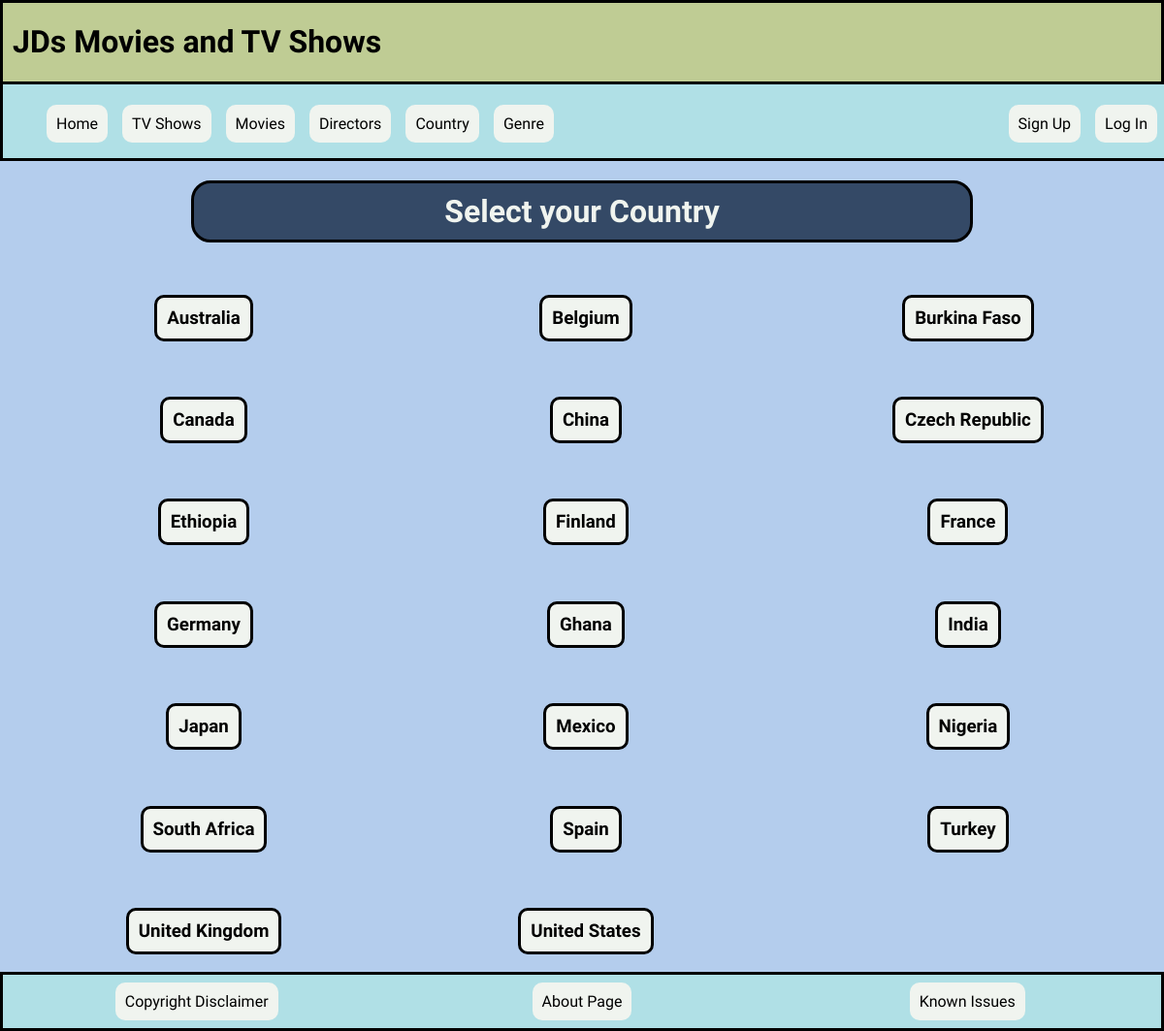
Page /Country_Select on the committed database.
### tables this page shows
CREATE TABLE Country (Country_id INTEGER PRIMARY KEY NOT NULL, Country TEXT);

### App.py (the view)
@app.route('/Country_Select')
def Country_Select():
    sql= '''SELECT Country, Country_id FROM Country
        ORDER BY Country ASC;'''
    results = query_db(sql)
    return render_template('Country_Select.html', results = results)

### App.py (called while the page is built)
def get_db():
    db = getattr(g, '_database', None)
    if db is None:
        db = g._database = sqlite3.connect(DATABASE)
    return db

@app.teardown_appcontext
def close_connection(exception):
    db = getattr(g, '_database', None)
    if db is not None:
        db.close()

def query_db(query, args=(), one=False, commit=False):
    db = get_db()
    cur = db.cursor()
    cur.execute(query, args)
    if commit:
        db.commit()
    rv =cur.fetchall()
    cur.close()
    return (rv[0] if rv else None) if one else rv

### templates/Country_Select.html
{% extends 'Header.html' %}
{% block start %}
    <h1 class="Section_Header"> Select your Country</h1>
    <div class="Selection_Options">
        {% for Country in results %}
            <a href="/Country/{{Country[1]}}">
                <div class="Selection">
                    <h3>{{Country[0]}}</h3>
                </div>
            </a>
        {% endfor %}
    </div>
{% endblock %}

### templates/Header.html (shortened to what this page needs)
<!DOCTYPE html>
<html lang="en">
<head>
    <link rel="stylesheet" href="{{url_for('static', filename='style.css')}}">
</head>
<body>
<div class="Logo">
    <h1>JDs Movies and TV Shows</h1>
</div>
<nav class="Navigation">
    <ul>
        <li class="left_nav"><a href="/">Home</a></li>
        <li class="left_nav"><a href="/TV_Shows">TV Shows</a></li>
        <li class="left_nav"><a href="/Movies">Movies</a></li>
        <li class="left_nav"><a href="/Director_Select">Directors</a></li>
        <li class="left_nav"><a href="/Country_Select">Country</a></li>
        <li class="left_nav"><a href="/Genre_Select">Genre</a></li>
        {% if not session['username'] %}
        <li class="right_nav"><a href="/Login">Log In</a></li>
        <li class="right_nav"><a href="/Sign_up">Sign Up</a></li>
        {% endif %}
    </ul>
</nav>
{% block start %}
{% endblock %}
<div class = "Footer">
    <table class="Footer_Table">
        <tr>
            <td class="Footer_Items"><a class="Footer_Link" href="/Copyright_Disclaimer">Copyright Disclaimer</a></td>
            <td class="Footer_Items"><a class="Footer_Link" href="/About">About Page</a></td>
            <td class="Footer_Items"><a class="Footer_Link" href="/Issues">Known Issues</a></td>
        </tr>
    </table>
</div>
</body>
</html>

### static/style.css (style rules this page uses)
body { margin: 0; background-color: #b4cded; font-family: "Oswald"; }
a { text-decoration: none; }
.Section_Header { border: solid; text-align: center; margin-top: 20px; padding-top: 10px; padding-bottom: 10px; width: 800px; margin-left: auto; margin-right: auto; background-color: #344966; color: #f0f4ef; border-color: black; border-radius: 20px; }
.Logo { padding-top: 0px; padding-left: 10px; padding-right: 0; padding-bottom: 0; background: #bfcc94; border: solid; border-color: black; font-family: "Oswald"; position: relative; z-index: 2; }
.Navigation { background-color: powderblue; padding-top: 5px; border: solid; border-color: rgb(0, 0, 0); border-top: none; font-family: "Cal Sans"; position: sticky; top: 0; left: 0; width: 100%; z-index: 1; }
.Navigation ul { list-style-type: none; overflow: hidden; }
.Navigation a { text-decoration: none; color: black; padding: 10px; display: block; background-color: #f0f4ef; margin-left: 5px; margin-right: 10px; border-radius: 10px; }
.Navigation li.left_nav { float: left; }
.Navigation li.right_nav { float: right; }
.Selection_Options { margin-top: 25px; margin-bottom: 50px; }
.Footer { background-color: powderblue; border: solid; padding-top: 15px; padding-bottom: 15px; margin-top: 10px; position: fixed; bottom: 0; }
.Footer_Table { text-align: center; width: 100%; height: auto; table-layout: fixed; }
.Footer_Link { background-color: #f0f4ef; padding: 10px; color: black; border-radius: 10px; }

### rows in the picture
Country: Country "Australia"
Country: Country "Belgium"
Country: Country "Burkina Faso"
Country: Country "Canada"
Country: Country "China"
Country: Country "Czech Republic"
Country: Country "Ethiopia"
Country: Country "Finland"
Country: Country "France"
Country: Country "Germany"
Country: Country "Ghana"
Country: Country "India"
Country: Country "Japan"
Country: Country "Mexico"
Country: Country "Nigeria"
Country: Country "South Africa"
Country: Country "Spain"
Country: Country "Turkey"
Country: Country "United Kingdom"
Country: Country "United States"
